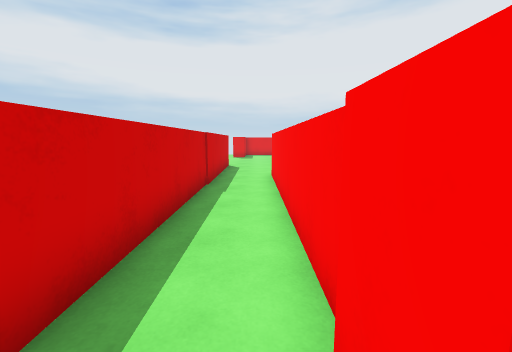
View 1 (above)

20 first-person views from a walk through a Unity game level. The camera is 1.4 m above the floor, tilts 8° down and sees 90° across. The floor is counted in squares, 1 m on a side. Each view is taken from the middle of a square. On the plan, view 1 faces up. The plan holds only what a view shows up to about 13 squares ahead; the rest is blank. The place goes on beyond the plan. The player character is not drawn.

View 2
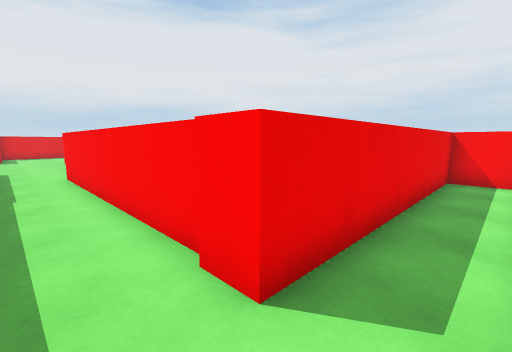

View 3
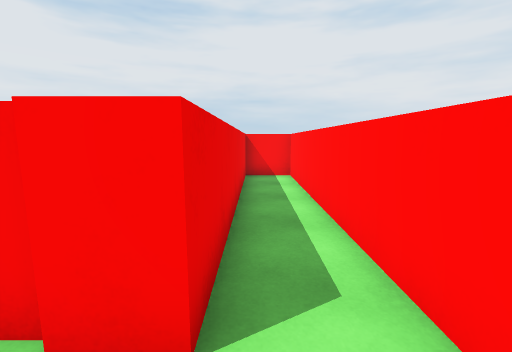

View 4
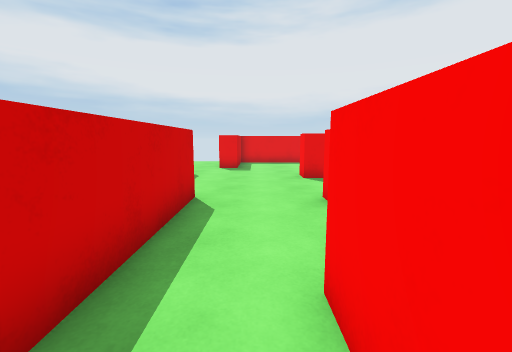

View 5
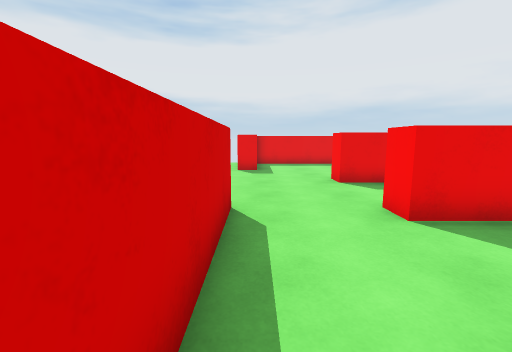

View 6
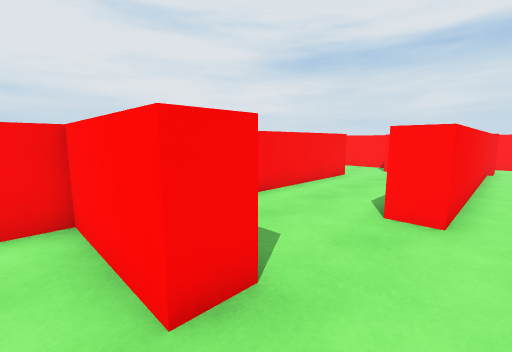

View 7
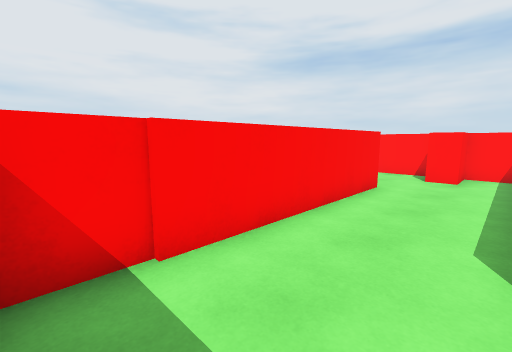

View 8
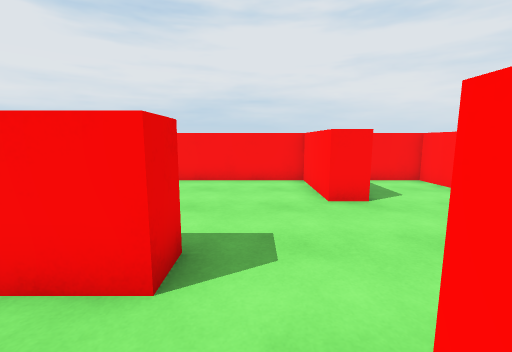

View 9
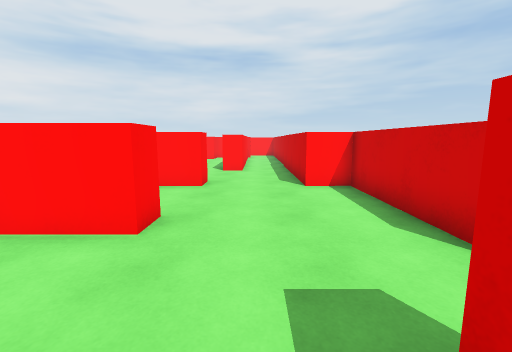

View 10
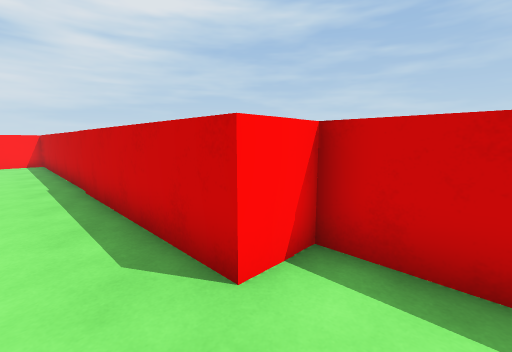

View 11
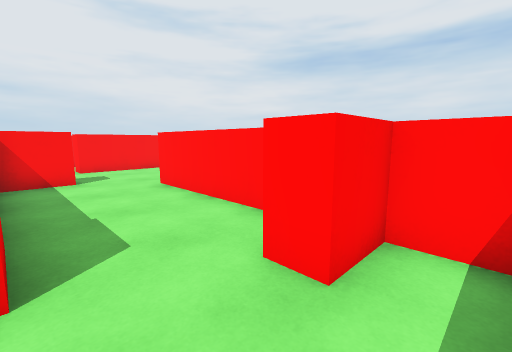

View 12
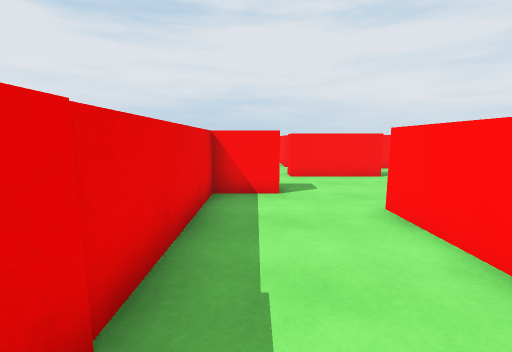

View 13
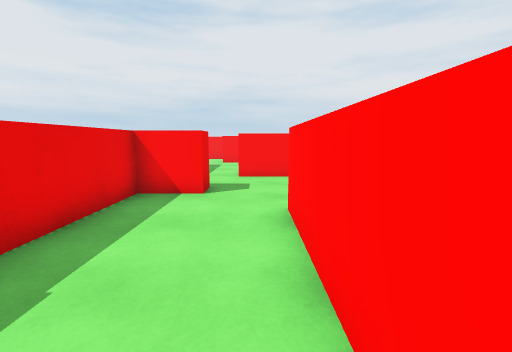

View 14
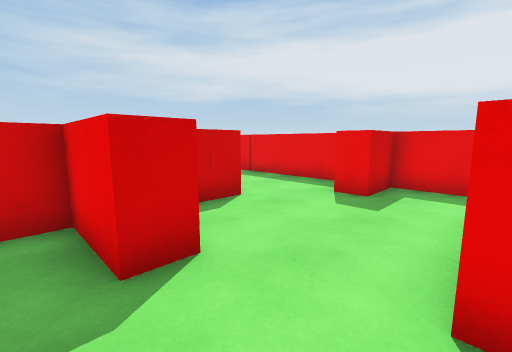

View 15
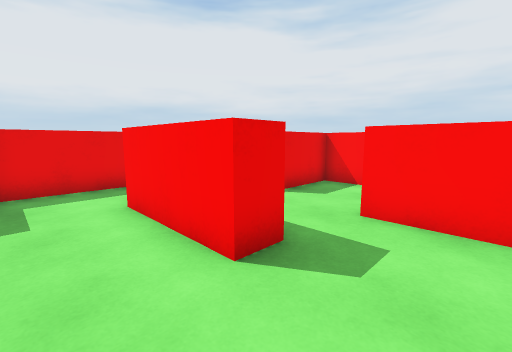

View 16
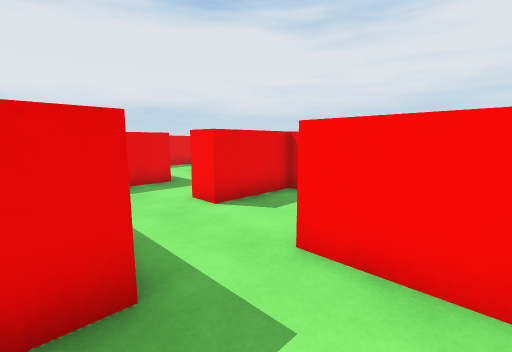

View 17
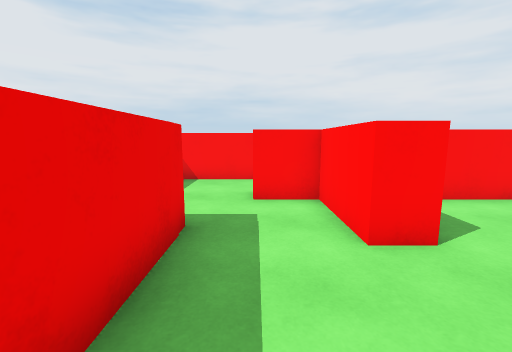

View 18
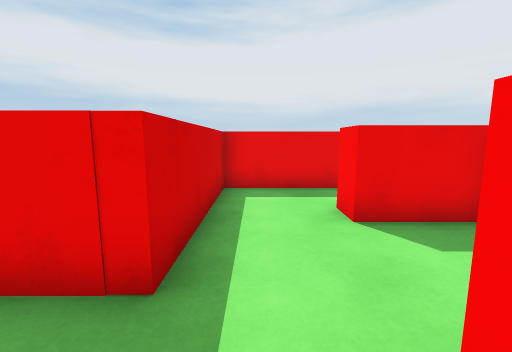

View 19
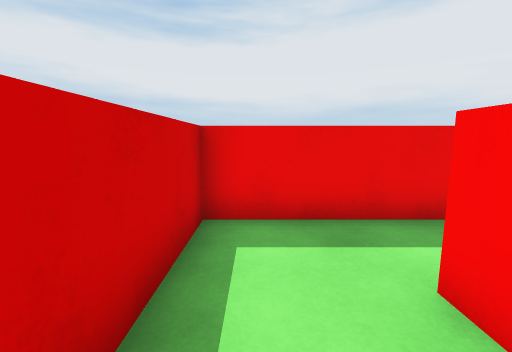

View 20
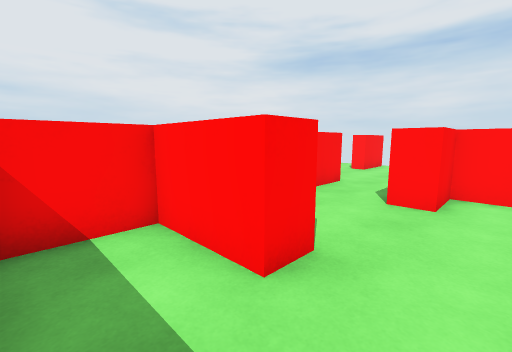

### Floor plan
Points are (right, up) in squares from view 1. A wall is a line through its corners. A room is listed if a view was taken in it or the views show most of it. See-through windows are left out.
Room 1 (views 1, 2, 3, 4, 5, 6, 7, 9, 10, 11)
walls: (3.4, 13.3) (1.7, 13.3) (1.7, 14.2) (4.9, 14.2) (4.9, 16); (3.4, 17.4) (1.7, 17.4) (1.7, 18.3) (4.9, 18.3) (4.9, 22.5); (4.9, 5.1) (4.9, 13.1); (-2.9, 18.8) (-2.9, 14.2) (-1.5, 14.2) (-1.5, -1); (1.9, 1.3) (3.1, 1.3) (3.1, 2.9); (0.6, 1.2) (0.6, 10.2) (1.6, 10.2); (-0.9, 20.9) (-1.9, 20.9); (-1.2, -1.4) (9.2, -1.4) (9.2, 0.4) (0.5, 0.4) (0.5, 1.4)
ways out: opening at (-3, 20) to room 2; opening at (4.5, 3.5) to room 3
Room 2 (view 8)
walls: (-1.9, 20.9) (-1.9, 22.4)
ways out: opening at (-3, 20) to room 1
Room 3 (views 12, 13)
walls: (14.8, 0.4) (14.8, 2.7); (14.5, 5.1) (12.5, 5.1) (12.5, 3.4) (11.6, 3.4) (11.6, 5.1) (4.9, 5.1); (4.2, 1.3) (10.1, 1.3) (10.1, 0); (3.1, 2.9) (4.1, 2.9)
ways out: opening at (4.5, 3.5) to room 1; opening at (13.7, -1) to room 4; opening at (15, 3.5) to room 5
Room 4 (views 14, 15, 16)
walls: (12.4, -1.2) (12.4, -2.3) (10.1, -2.3) (10.1, -3.1); (15.8, -0.8) (14.8, -0.8) (14.8, 0.4); (17.6, -3.1) (17.6, -1)
ways out: opening at (13.7, -1) to room 3; opening at (16.5, -1) to room 5
Room 5 (view 17)
walls: (14.8, 2.7) (15.8, 2.7); (19.1, 5.1) (14.5, 5.1); (21, -2.1) (21, 1.6) (18.3, 1.6) (18.3, 2.5) (19.5, 2.5)
ways out: opening at (15, 3.5) to room 3; opening at (16.5, -1) to room 4; opening at (19, 3.5) to room 6
Room 6 (views 18, 19)
walls: (19.1, 8.5) (19.1, 5.1); (23.9, 7.3) (21.7, 7.3) (21.7, 8.2); (24.1, 4.6) (24.1, 6.6); (19.5, 2.5) (21, 2.5) (21, 4.1) (21.9, 4.1)
ways out: opening at (19, 3.5) to room 5; opening at (20.5, 8) to room 7; opening at (23, 4)
Room 7 (view 20)
walls: (21.7, 8.2) (24.1, 8.2) (24.1, 10.1); (23.4, 10.4) (19.1, 10.4) (19.1, 8.5)
ways out: opening at (20.5, 8) to room 6

Where each view was taken, in squares from view 1:
view 1: 0 up, 0 right, facing up
view 2: 1 down, 1 left, facing up-right
view 3: 0 up, 1 left, facing right
view 4: 8 up, 0 right, facing up
view 5: 9 up, 1 left, facing up
view 6: 15 up, 0 right, facing down-right
view 7: 13 up, 2 right, facing down-right
view 8: 20 up, 4 left, facing right
view 9: 22 up, 0 right, facing down
view 10: 16 up, 0 right, facing down-left
view 11: 5 up, 2 right, facing down-right
view 12: 4 up, 5 right, facing right
view 13: 2 up, 5 right, facing right
view 14: 3 down, 15 right, facing up-left
view 15: 3 down, 13 right, facing up-right
view 16: 3 down, 15 right, facing up-right
view 17: 4 up, 15 right, facing right
view 18: 3 up, 20 right, facing up
view 19: 6 up, 20 right, facing up
view 20: 10 up, 20 right, facing down-right
